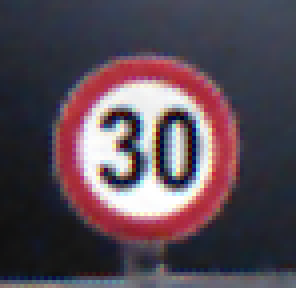
#> input picture test_data/image_transformer/test_of_image_transformer/brightness_test/test_image/test.ppm, 74 x 72 px (shown 4 times larger)
$ python test_transform_brightness.py
#> lines starting #> are read from the running program, lines starting #| are printed output that depends on the picture
### test_data/image_transformer/brigthness_transformer.py
from path_transformer.output_path_creator import create_output_path
from PIL import Image
from PIL import ImageEnhance
import os


def create_output_folder(folder_path):
    output_folder_path = folder_path + "transformed/"
    if os.path.exists(output_folder_path):
        return output_folder_path
    else:
        try:
            os.mkdir(output_folder_path)
        except OSError:
            print("Creation of the directory %s failed" % output_folder_path)
        return output_folder_path


def create_new_file_name(file_name, appended_name, file_type):
    temp = file_name.rstrip(file_type)  # We remove the file type from the file name
    return temp + appended_name + file_type


def transform_brightness(image_name, folder_path):
#> called with image_name = 'test.ppm', folder_path = 'test_image/'
    path_to_image = folder_path + image_name
    image_before = Image.open(path_to_image)
#> image_before is the input picture: PIL image 74x72 RGB; mean R, G, B 87.9, 73.7, 84.1
    brightness_enhancer = ImageEnhance.Brightness(image_before)

    brightness_list = [0.8, 0.9, 1.0, 1.1, 1.2, 1.3]

    output_folder_path = create_output_folder(folder_path)

    output_image_names = []
    for brightness in brightness_list:
        appended_name = "(b=" + str(brightness) + ")"

        # We create the name of the output file where we should save it
        output_image_name = create_new_file_name(image_name, appended_name, ".ppm")
        output_image_names.append(output_image_name)
        path_to_output_image = output_folder_path + output_image_name
        brightness_enhancer.enhance(brightness).save(path_to_output_image)
#> this loop made 6 passes
#> pass 1, in transform_brightness, `brightness_enhancer.enhance(brightness).save(path_to_output_image)`:
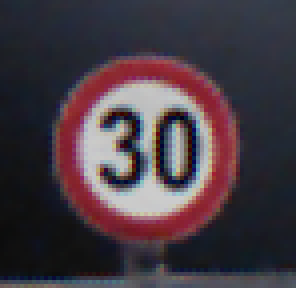
#> saved as test(b=0.8).ppm: PIL image 74x72 RGB (shown 4 times larger); mean R, G, B 69.9, 58.6, 66.9
#> after the loop, output_image_names = ['test(b=0.8).ppm', 'test(b=0.9).ppm', 'test(b=1.0).ppm', 'test(b=1.1).ppm', 'test(b=1.2).ppm', 'test(b=1.3).ppm']

    return output_image_names

### test_data/image_transformer/test_of_image_transformer/brightness_test/test_transform_brightness.py
from test_data.image_transformer.brigthness_transformer import transform_brightness

output_path_list = transform_brightness("test.ppm", "test_image/")
#> output_path_list has the same summary as output_image_names in transform_brightness

#> (the run stopped early here; a loop or call above may not have finished)

$ run again, with test_data/Images/0.ppm copied over test_data/image_transformer/test_of_image_transformer/brightness_test/test_image/test.ppm
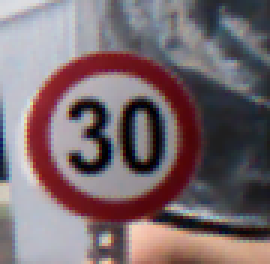
#> input picture test_data/Images/0.ppm, 90 x 88 px (shown 3 times larger)
#> in transform_brightness, image_before is the input picture: PIL image 90x88 RGB; mean R, G, B 121.6, 106.2, 110.8
#> the loop in transform_brightness, `for brightness in brightness_list:` made 6 passes
#> pass 1, in transform_brightness, `brightness_enhancer.enhance(brightness).save(path_to_output_image)`:
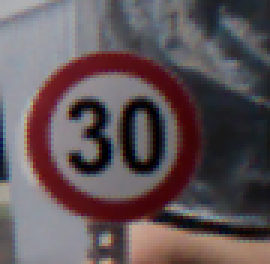
#> saved as test(b=0.8).ppm: PIL image 90x88 RGB (shown 3 times larger); mean R, G, B 96.9, 84.6, 88.3
#> after the loop in transform_brightness, `for brightness in brightness_list:`: output_image_names = ['test(b=0.8).ppm', 'test(b=0.9).ppm', 'test(b=1.0).ppm', 'test(b=1.1).ppm', 'test(b=1.2).ppm', 'test(b=1.3).ppm']
#> output_path_list has the same summary as output_image_names in transform_brightness
